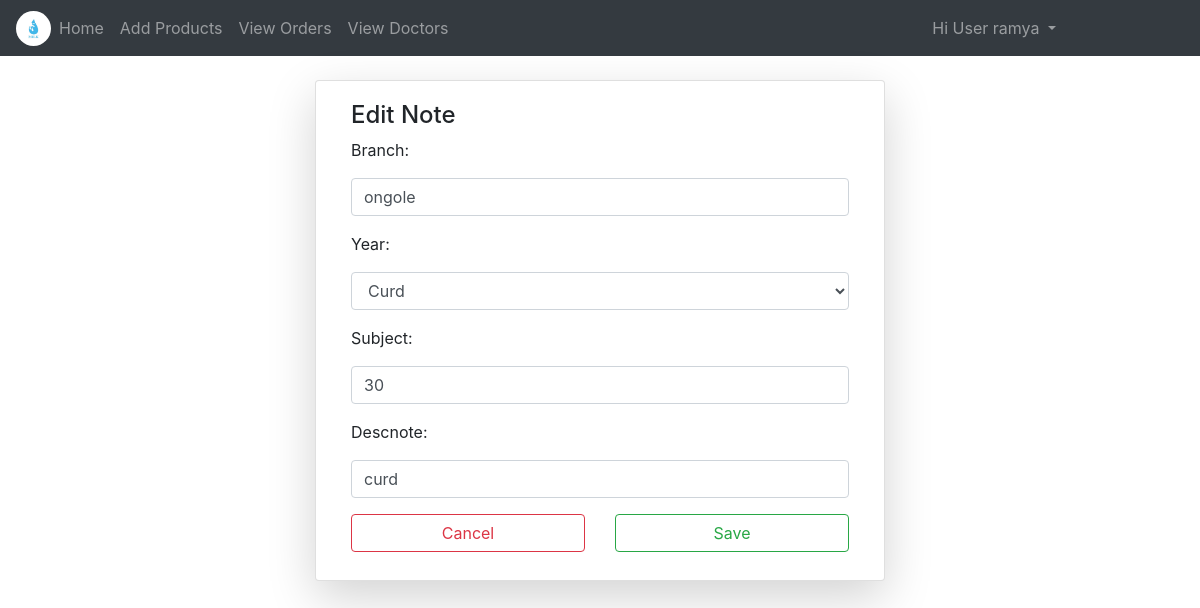
/notes/edit/5/ (signed in), run on the app's committed database.
### NotesApp/models.py (models this page shows)
class User(AbstractUser):
	v = [
		('d','Select Your gender'),
		('M','Male'),
		('F','Female'),
	]
	p = [
		('G','Guest'),
		('T','Merchant'),
		('S','Customer'),
		('D','Doctor'),
	]
	gd = models.CharField(choices=v,default='d',max_length=5)
	mb = models.CharField(max_length=11)
	uq = models.CharField(max_length=10)
	role = models.CharField(choices=p,default='G',max_length=5)
	is_teacher = models.BooleanField(default=False)
	is_student = models.BooleanField(default=False)
	is_doctor = models.BooleanField(default=False)
	pfimg = models.ImageField(upload_to='Profiles/',default='demoprofile.png')

class Notes(models.Model):
	y = [
		('0', 'Select Product'), ('1', 'Milk'), ('2', 'Curd'), ('3', 'Cheese'), ('4', 'Panner'), ('5', 'Badam Milk')]
	branch = models.CharField(max_length=50)
	year = models.CharField(default='0',choices=y,max_length=5)
	subject = models.CharField(max_length=50)
	descnote = models.CharField(max_length=10)
	ntfle = models.FileField(default='static/images/DataFiles/data_1.xlsx', upload_to='DataFiles')
	date_created = models.DateField(auto_now=True)
	sckey = models.CharField(max_length=10)
	usr = models.ForeignKey(User,on_delete=models.CASCADE)

### NotesApp/views.py (the view)
# urls.py: path('notes/edit/<int:id>/', views.edit_note, name="edit_note"),
def edit_note(request, id):
    note = get_object_or_404(Notes, id=id)
    if request.method == 'POST':
        form = NoteForm(request.POST, request.FILES, instance=note)
        if form.is_valid():
            form.save()
            return redirect('ntlist')  # Redirect to the notes list page
    else:
        form = NoteForm(instance=note)
    return render(request, 'notehtmls/edit_note.html', {'form': form, 'note': note})

### NotesApp/forms.py
class NoteForm(forms.ModelForm):
	class Meta:
		model = Notes
		fields = ["branch","year","subject","descnote"]
		widgets = {
		"branch":forms.TextInput(attrs={
			"class":"form-control my-2",
			"placeholder":"Enter Location",
			}),
		"year":forms.Select(attrs={
			"class":"form-control my-2",
			"placeholder":"Choose Product"
			}),
		"subject":forms.TextInput(attrs={
			"class":"form-control my-2",
			"placeholder":"Enter Price",
			}),
		"descnote":forms.TextInput(attrs={
			"class":"form-control my-2",
			"placeholder":"Enter Description",
			}),
		}

### templates/notehtmls/edit_note.html (shortened to what this page needs)
{% extends 'notehtmls/base.html' %}
{% block content %}
<div class="container mt-4">
    <div class="row">
        <div class="col-md-6 card shadow-lg mx-auto">
            <div class="card-body">
                <h4>Edit Note</h4>
                <form method="post" enctype="multipart/form-data">
                    {{ form.as_p }}
                    <div class="row my-2">
                        <div class="col">
                            <a href="{% url 'ntlist' %}" class="btn btn-outline-danger form-control">Cancel</a>
                        </div>
                        <div class="col">
                            <input type="submit" value="Save" class="form-control btn btn-outline-success">
                        </div>
                    </div>
                </form>
            </div>
        </div>
    </div>
</div>
{% endblock %}

### templates/notehtmls/navbar.html (shortened to what this page needs)
{% load static %}
<nav class="navbar navbar-expand-md bg-dark navbar-dark">
    <img src="{% static 'images/drop.jpg' %}" class="rounded-circle" height="35px" width="35px">
    <div class="collapse navbar-collapse" id="collapsibleNavbar">
        <ul class="navbar-nav">
            {% if not user.is_authenticated %}
            <li class="nav-item">
                <a class="nav-link {% if request.path == '/' %}active{% endif %}" href="{% url 'hm' %}">Home</a>
            </li>
            <li class="nav-item">
                <a class="nav-link {% if request.path == '/abt/' %}active{% endif %}" href="{% url 'ab' %}">About</a>
            </li>
            <li class="nav-item">
                <a class="nav-link {% if request.path == '/cnt/' %}active{% endif %}" href="{% url 'ct' %}">Contact</a>
            </li>
            <li class="nav-item">
                <a class="nav-link {% if request.path == '/reg/' %}active{% endif %}" href="{% url 'rg' %}">Register</a>
            </li>
            {% else %}
            <li class="nav-item">
                <a class="nav-link {% if request.path == '/' %}active{% endif %}" href="{% url 'hm' %}">Home</a>
            </li>
            {% if user.is_superuser %}
            <li class="nav-item">
                <a class="nav-link {% if request.path == '/roles/' %}active{% endif %}" href="{% url 'role' %}">Roles</a>
            </li>
            {% elif user.role == 'T' and user.is_teacher == 1 %}
            <li class="nav-item" style="display: flex;">
                <a class="nav-link" href="{% url 'ntlist' %}">Add Products</a>
                <a class="nav-link" href="{% url 'olist' %}">View Orders</a>
                <a class="nav-link" href="{% url 'dlist' %}">View Doctors</a>
            </li>
            {% elif user.role == 'S' and user.is_student == 1 %}
            <li class="nav-item">
                <a class="nav-link" href="{% url 'ntlists' %}">View Products</a>
            </li>
            {% elif user.role == 'D' and user.is_doctor == 1 %}
            <li class="nav-item">
                <a class="nav-link" href="{% url 'mlist' %}">View Merchants</a>
            </li>
            {% else %}
            <li class="nav-item">
                <a class="nav-link" href="">Access Denied</a>
            </li>
            {% endif %} {% endif %}
        </ul>
        <ul class="navbar-nav ml-auto" style="margin-right: 120px;">
            {% if not user.is_authenticated %}
            <li class="nav-item">
                <a class="nav-link {% if request.path == '/login/' %}active{% endif %}" href="{% url 'lg' %}">Login</a>
            </li>
            {% else %}
            <div class="dropdown">
                <a class="dropdown-toggle nav-link" data-toggle="dropdown">
          Hi User {{request.user.username}}
        </a>
            </div>
            {% endif %}
        </ul>
    </div>
</nav>

### data on the page
User: user.username "ramya"
Notes: branch "ongole", year "Curd", subject "30", descnote "curd"
